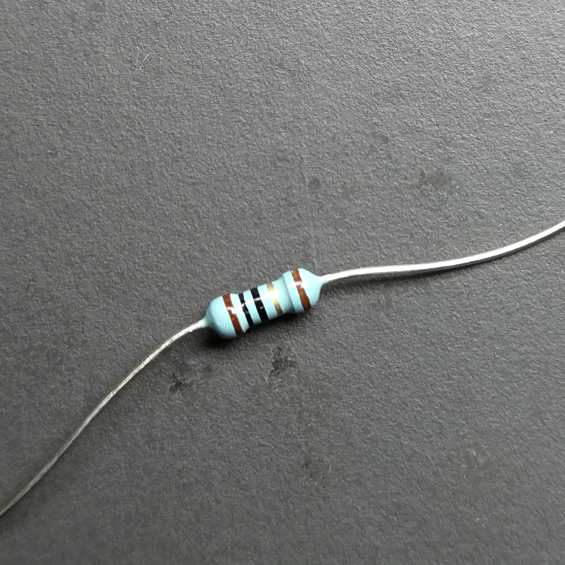
#> input picture Resources/002.jpg, 1129 x 1129 px (shown at 1/2 size)
$ python main.py
#> lines starting #> are read from the running program, lines starting #| are printed output that depends on the picture; after the words box and inside, x2 and y2 are one past the last pixel; in counts of white or black regions, pixels touching at a corner belong together
import cv2
import os
import time

#####################################
from cv2 import FONT_HERSHEY_SIMPLEX

cameraNo = 1
cameraBrightness = 190
moduleValue = 10
minBlur = 500
grayImage = False
saveData = True
ShowImage = True
imgWidth = 400
imgWeight = 400

#######################################

ResistorCascade = cv2.CascadeClassifier("Resources/resistorCascade.xml")
img = cv2.imread('Resources/002.jpg')
#> img is the input picture: shape (1129, 1129, 3); mean B, G, R 114.3, 116.3, 115.2
img = cv2.resize(img, (imgWidth, imgWeight))
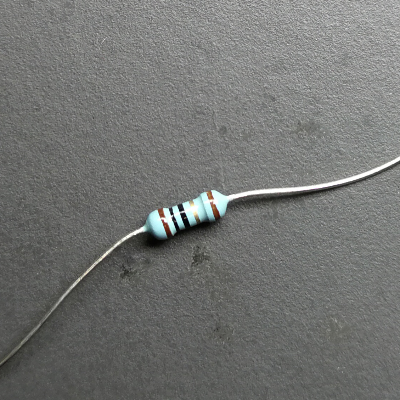
#> img: shape (400, 400, 3); mean B, G, R 114.2, 116.2, 115.1
imgGray = cv2.cvtColor(img, cv2.COLOR_BGR2GRAY)
cv2.imshow("not Result", img)

Resistor = ResistorCascade.detectMultiScale(imgGray, 1.1, 4)
#> Resistor = [[161, 130, 185, 124]]

for (x, y, w, h) in Resistor:
    if w > 134:
        cv2.rectangle(img, (x, y), (x + w, y + h), (255, 0, 0), 2)
        cv2.putText(img, "Resistor", (x, y), FONT_HERSHEY_SIMPLEX, 1, (0, 255, 0), 2)
#> this loop made 1 pass
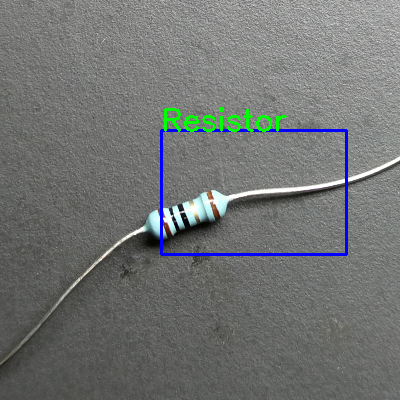
#> img: shape (400, 400, 3); 1.65% of pixels changed, all inside (x1, y1, x2, y2) = (160, 107, 348, 256)

cv2.imshow("Result", img)
cv2.waitKey(0)
# 008
# 012

$ run again, with Resources/001.jpg copied over Resources/002.jpg
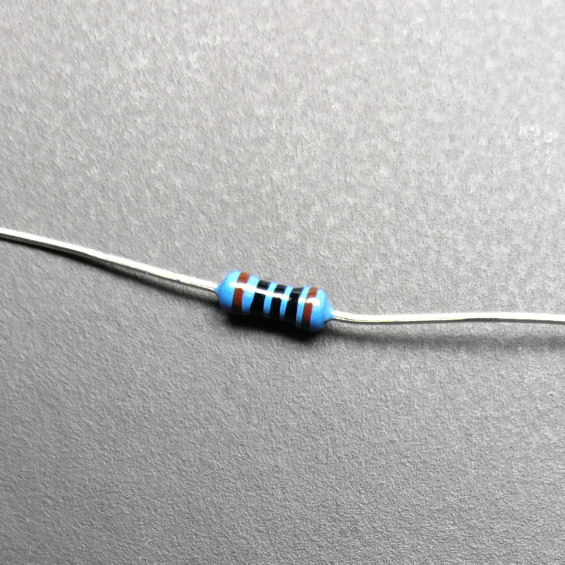
#> input picture Resources/001.jpg, 1129 x 1129 px (shown at 1/2 size)
#> img is the input picture: shape (1129, 1129, 3); mean B, G, R 178.3, 179.9, 179.5
#> `img = cv2.resize(img, (imgWidth, imgWeight))`:
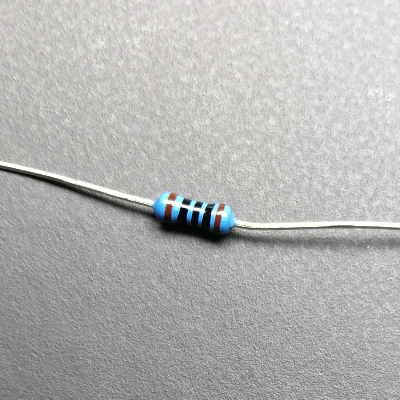
#> img: shape (400, 400, 3); mean B, G, R 178.2, 179.7, 179.4
#> Resistor = [[22, 144, 131, 87], [100, 152, 205, 137]]
#> the loop `for (x, y, w, h) in Resistor:` made 2 passes
#> after the loop `for (x, y, w, h) in Resistor:`:
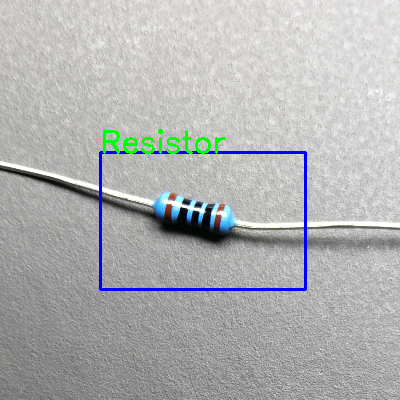
#> img: shape (400, 400, 3); 1.78% of pixels changed, all inside (x1, y1, x2, y2) = (99, 129, 307, 291)

$ run again, with Resources/003.jpg copied over Resources/002.jpg
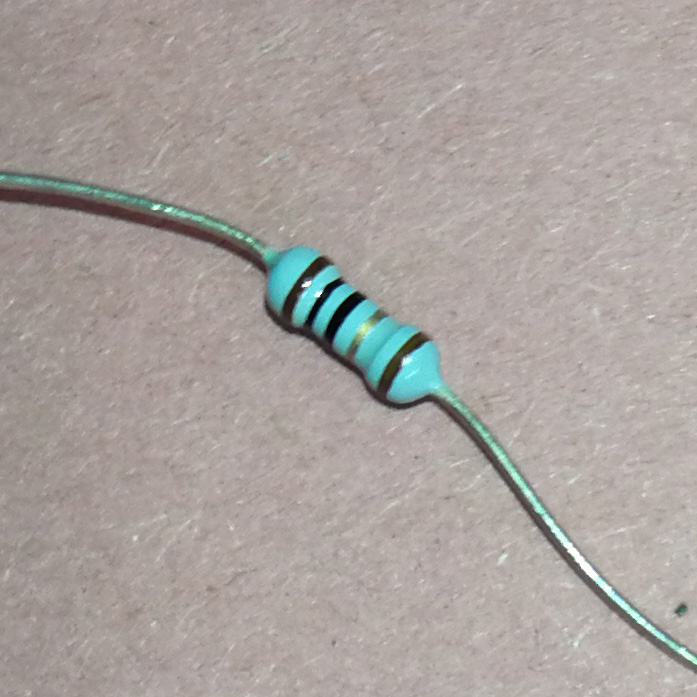
#> input picture Resources/003.jpg, 697 x 697 px
#> img is the input picture: shape (697, 697, 3); mean B, G, R 158.1, 161.9, 168.7
#> `imgGray = cv2.cvtColor(img, cv2.COLOR_BGR2GRAY)`:
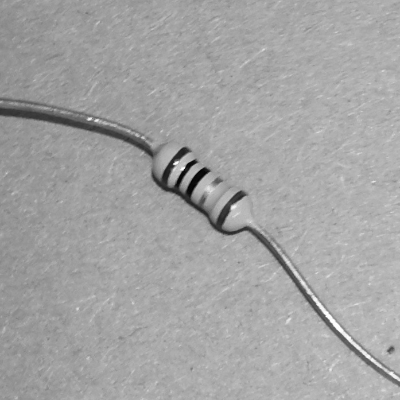
#> imgGray: shape (400, 400); min 3, max 254, mean 163.4
#> Resistor = [[71, 101, 97, 65], [130, 151, 172, 114], [287, 284, 57, 38], [258, 248, 71, 47], [148, 126, 85, 57]]
#> the loop `for (x, y, w, h) in Resistor:` made 5 passes
#> after the loop `for (x, y, w, h) in Resistor:`:
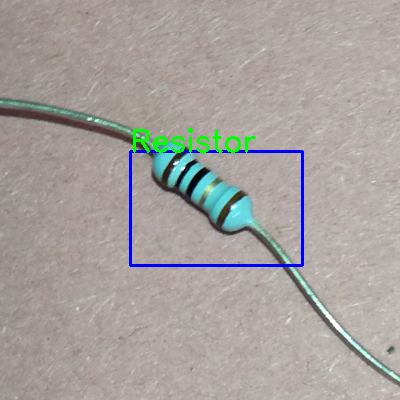
#> img: shape (400, 400, 3); mean B, G, R 158, 160.8, 166.1

$ run again, with Resources/004.jpg copied over Resources/002.jpg
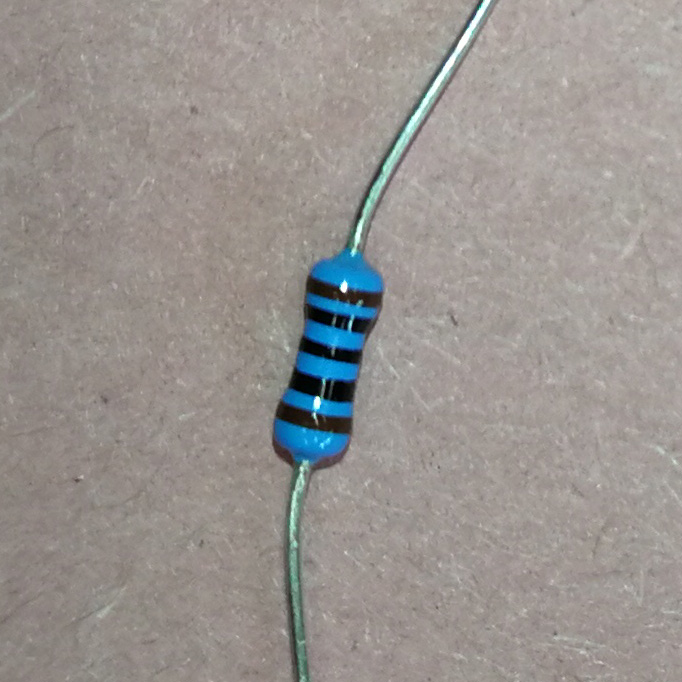
#> input picture Resources/004.jpg, 682 x 682 px
#> img is the input picture: shape (682, 682, 3); mean B, G, R 144.1, 147.9, 152.8
#> `imgGray = cv2.cvtColor(img, cv2.COLOR_BGR2GRAY)`:
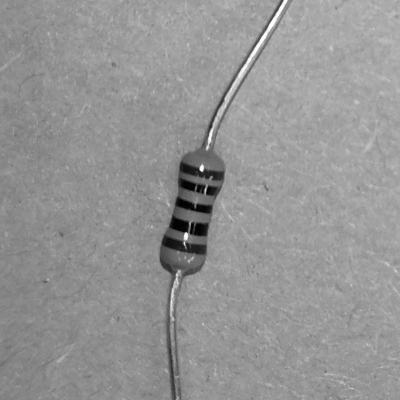
#> imgGray: shape (400, 400); min 1, max 254, mean 148.8
#> Resistor = [[140, 134, 125, 83], [45, 106, 298, 198]]
#> the loop `for (x, y, w, h) in Resistor:` made 2 passes
#> after the loop `for (x, y, w, h) in Resistor:`:
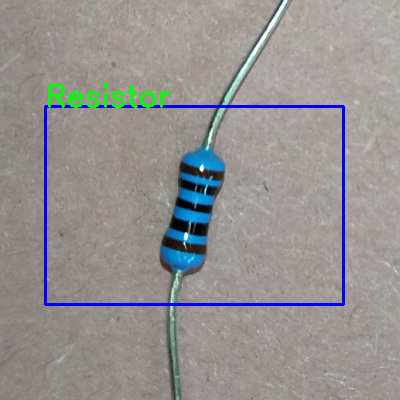
#> img: shape (400, 400, 3); mean B, G, R 145.1, 145.8, 149
